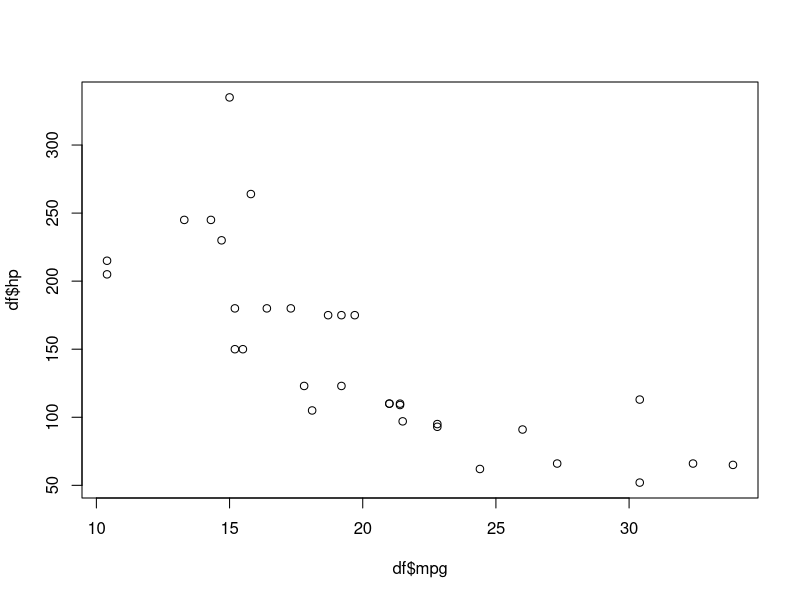
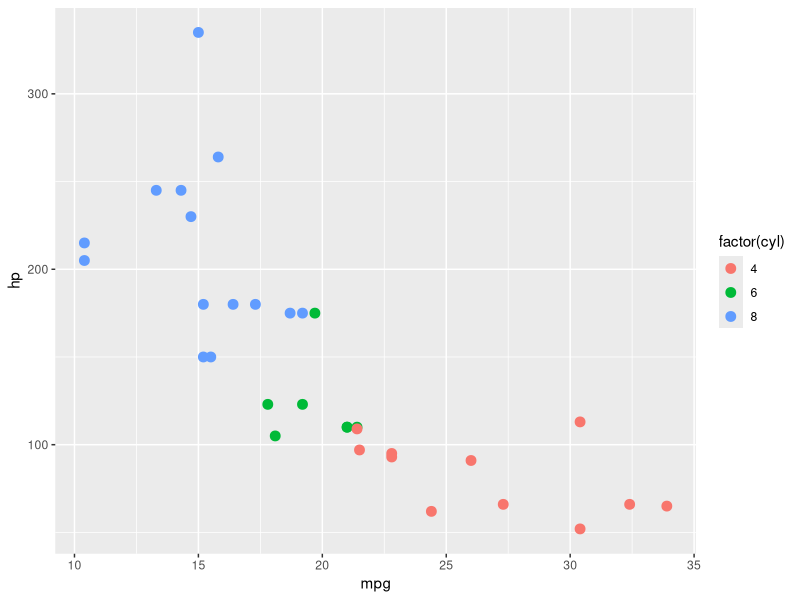
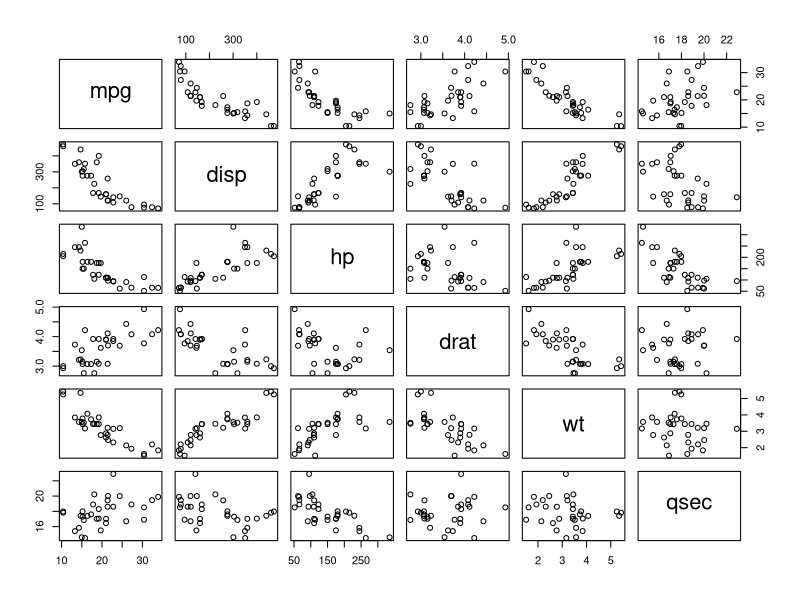
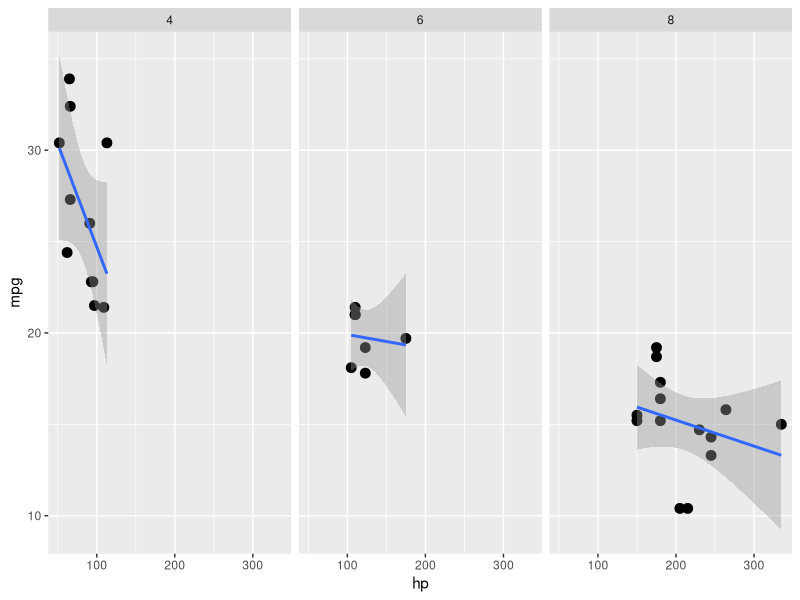
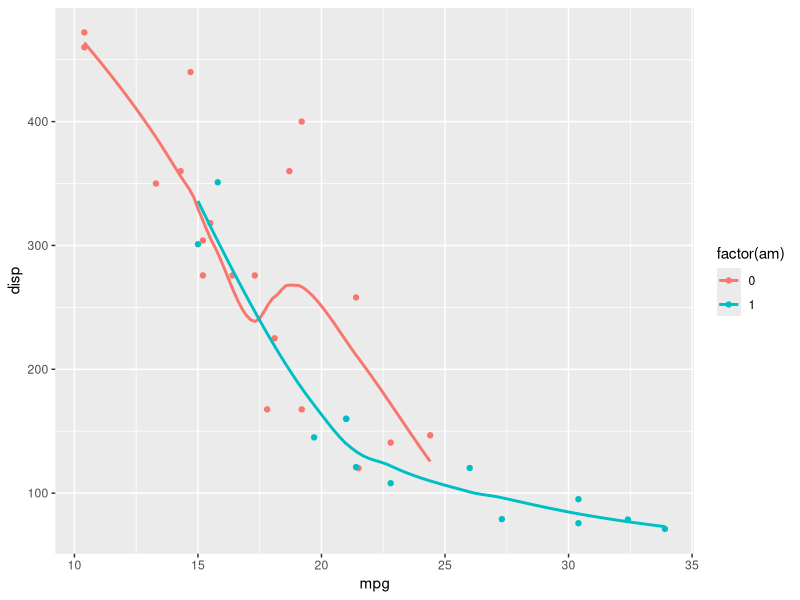
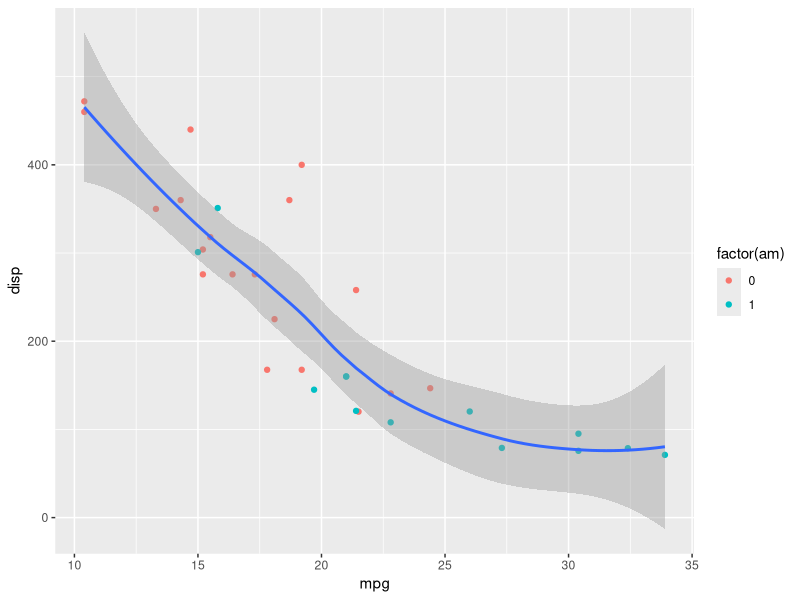
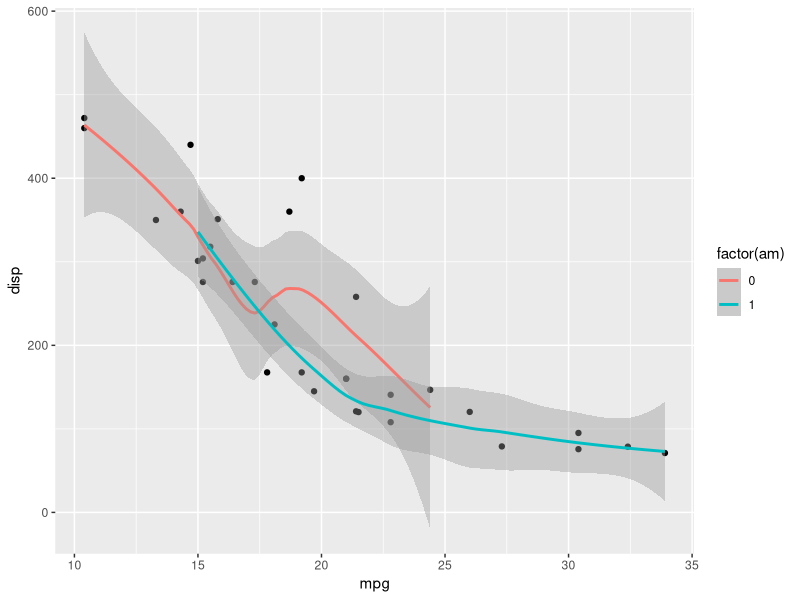
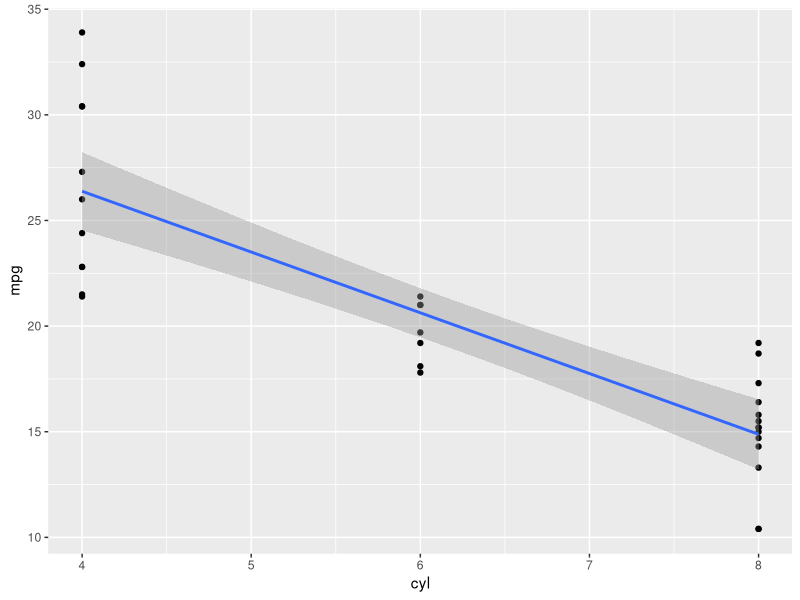

These charts were generated, in order, by the following R code:
df <- mtcars

#кор. анализ
fit <- cor.test(df$mpg, df$hp)
# в виде формулы
fit <- cor.test(~ mpg + hp, df)

plot(df$mpg, df$hp)

library(ggplot2)

ggplot(df, aes(x=mpg, y = hp, col=factor(cyl))) + 
  geom_point(size=3)

#многофакт. корр. анализ
#выберем все кол. переменные
dfn <- df[, c(1, 3:7)]
#график попарной корреляцци
pairs(dfn)
#многофак. корреляция - расчет
cor(dfn)
#многофак. корреляция - расчет более подробный
library(psych)
fit <- corr.test(dfn)
fit$r
#p-уровень значимости
fit$p



#Напишите функцию corr.calc, которая на вход получает data.frame 
#с двумя количественными переменными, рассчитывает коэффициент корреляции 
#Пирсона и возвращает вектор из двух значений: коэффициент корреляции 
#и p - уровень значимости.

corr.calc <- function(df) {
  tr <- cor.test( df[,c(1)], df[,c(2)] )
  c(as.numeric(tr$est), tr$p.value)
}

dfv <-  df[,c(1,3)]
corr.calc(dfv)
corr.calc(iris[,1:2])


#линейная регрессия
fit <- lm(mpg ~ hp, df)
summary(fit)


ggplot(df, aes(x=hp, y = mpg)) + 
  geom_point(size=3)+
  geom_smooth(method = 'lm')+
  #geom_smooth()
  facet_grid(.~cyl)



#разлчия при применении aes к графику в целом и конкретному geom
ggplot(mtcars, aes(mpg, disp, col = factor(am)))+
  geom_point()+
  geom_smooth(se = F)


ggplot(mtcars, aes(mpg, disp))+
  geom_point(aes(col = factor(am)))+
  geom_smooth()

ggplot(mtcars, aes(mpg, disp))+
  geom_point()+
  geom_smooth(aes(col = factor(am)))


#предсказанные значения
fitted_mpg <- data.frame(mpg = df$mpg, fitted = fit$fitted.values)

#предсказанные значения для новых переменных
new_hp <- data.frame(hp = c(100, 150, 129, 200))
new_hp$mpg <- predict(fit, new_hp)

#независимая факторная переменная
#подаем cyl как кол. переменную
fit <- lm(mpg ~ cyl, df)
summary(fit)
#строим график - не OK
ggplot(df, aes(cyl, mpg)) + 
  geom_point() + 
  geom_smooth(method = 'lm')

#представляем cyl как фактор
df$cyl <- factor(df$cyl, labels=c("four", "six", "eight"))
fit <- lm(mpg ~ cyl, df)
summary(fit)
#теперь в статистике присутствуют группы 6 и 8 цил. Intercept - 4 цил.
aggregate(mpg ~ cyl, df, mean)
#заметим что Intercept = средней по групп 4 ц.
# значения 6 и 8 групп - отклонение средних от Intercept

#непарам. тест не сможет предсказать точное p-значение
#если в данных есть одинаковые наблюдения
cor.test(mtcars$mpg, mtcars$disp, method = "spearman")

# тут поможет spearman_test
install.packages('coin')
library(coin)
spearman_test(~ mpg + disp, mtcars)
